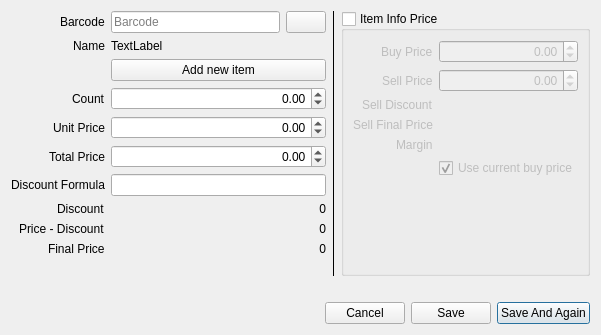
<?xml version="1.0" encoding="UTF-8"?>
<ui version="4.0">
 <class>PurchaseAddItemDialog</class>
 <widget class="QDialog" name="PurchaseAddItemDialog">
  <property name="geometry">
   <rect>
    <x>0</x>
    <y>0</y>
    <width>601</width>
    <height>335</height>
   </rect>
  </property>
  <property name="windowTitle">
   <string>Add New Purchase Item</string>
  </property>
  <layout class="QVBoxLayout" name="verticalLayout">
   <item>
    <layout class="QHBoxLayout" name="horizontalLayout_2" stretch="3,0,2">
     <property name="topMargin">
      <number>0</number>
     </property>
     <property name="rightMargin">
      <number>0</number>
     </property>
     <item>
      <layout class="QFormLayout" name="formLayout">
       <property name="labelAlignment">
        <set>Qt::AlignRight|Qt::AlignTrailing|Qt::AlignVCenter</set>
       </property>
       <property name="bottomMargin">
        <number>20</number>
       </property>
       <item row="0" column="0">
        <widget class="QLabel" name="label">
         <property name="text">
          <string>Barcode</string>
         </property>
        </widget>
       </item>
       <item row="1" column="0">
        <widget class="QLabel" name="label_2">
         <property name="text">
          <string>Name</string>
         </property>
        </widget>
       </item>
       <item row="1" column="1">
        <widget class="QLabel" name="labelName">
         <property name="text">
          <string>TextLabel</string>
         </property>
        </widget>
       </item>
       <item row="2" column="1">
        <widget class="QPushButton" name="pushAddNewItem">
         <property name="text">
          <string>Add new item</string>
         </property>
        </widget>
       </item>
       <item row="0" column="1">
        <layout class="QHBoxLayout" name="horizontalLayout_3">
         <property name="bottomMargin">
          <number>0</number>
         </property>
         <item>
          <widget class="QLineEdit" name="lineBarcode">
           <property name="placeholderText">
            <string>Barcode</string>
           </property>
          </widget>
         </item>
         <item>
          <widget class="QPushButton" name="pushSearch">
           <property name="text">
            <string/>
           </property>
           <property name="icon">
            <iconset>
             <normaloff>:/images/16x16/blue-document-search-result.png</normaloff>:/images/16x16/blue-document-search-result.png</iconset>
           </property>
           <property name="autoDefault">
            <bool>false</bool>
           </property>
          </widget>
         </item>
        </layout>
       </item>
       <item row="3" column="1">
        <widget class="QDoubleSpinBox" name="doubleCount">
         <property name="alignment">
          <set>Qt::AlignRight|Qt::AlignTrailing|Qt::AlignVCenter</set>
         </property>
         <property name="minimum">
          <double>-10000000.000000000000000</double>
         </property>
         <property name="maximum">
          <double>10000000.000000000000000</double>
         </property>
        </widget>
       </item>
       <item row="3" column="0">
        <widget class="QLabel" name="label_4">
         <property name="text">
          <string>Count</string>
         </property>
        </widget>
       </item>
       <item row="4" column="1">
        <widget class="QDoubleSpinBox" name="doublePrice">
         <property name="alignment">
          <set>Qt::AlignRight|Qt::AlignTrailing|Qt::AlignVCenter</set>
         </property>
         <property name="prefix">
          <string/>
         </property>
         <property name="minimum">
          <double>-10000000.000000000000000</double>
         </property>
         <property name="maximum">
          <double>10000000.000000000000000</double>
         </property>
        </widget>
       </item>
       <item row="4" column="0">
        <widget class="QLabel" name="label_6">
         <property name="text">
          <string>Unit Price</string>
         </property>
        </widget>
       </item>
       <item row="6" column="1">
        <widget class="QLineEdit" name="lineDiscountFormula">
         <property name="alignment">
          <set>Qt::AlignRight|Qt::AlignTrailing|Qt::AlignVCenter</set>
         </property>
        </widget>
       </item>
       <item row="6" column="0">
        <widget class="QLabel" name="label_8">
         <property name="text">
          <string>Discount Formula</string>
         </property>
        </widget>
       </item>
       <item row="7" column="0">
        <widget class="QLabel" name="label_9">
         <property name="text">
          <string>Discount</string>
         </property>
        </widget>
       </item>
       <item row="8" column="0">
        <widget class="QLabel" name="label_10">
         <property name="text">
          <string>Price - Discount</string>
         </property>
        </widget>
       </item>
       <item row="9" column="0">
        <widget class="QLabel" name="label_5">
         <property name="text">
          <string>Final Price</string>
         </property>
        </widget>
       </item>
       <item row="7" column="1">
        <widget class="QLabel" name="labelDiscount">
         <property name="text">
          <string>0</string>
         </property>
         <property name="alignment">
          <set>Qt::AlignRight|Qt::AlignTrailing|Qt::AlignVCenter</set>
         </property>
        </widget>
       </item>
       <item row="8" column="1">
        <widget class="QLabel" name="labelPriceDisc">
         <property name="text">
          <string>0</string>
         </property>
         <property name="alignment">
          <set>Qt::AlignRight|Qt::AlignTrailing|Qt::AlignVCenter</set>
         </property>
        </widget>
       </item>
       <item row="9" column="1">
        <widget class="QLabel" name="labelTotal">
         <property name="text">
          <string>0</string>
         </property>
         <property name="alignment">
          <set>Qt::AlignRight|Qt::AlignTrailing|Qt::AlignVCenter</set>
         </property>
        </widget>
       </item>
       <item row="5" column="0">
        <widget class="QLabel" name="label_12">
         <property name="text">
          <string>Total Price</string>
         </property>
        </widget>
       </item>
       <item row="5" column="1">
        <widget class="QDoubleSpinBox" name="doubleTotal">
         <property name="alignment">
          <set>Qt::AlignRight|Qt::AlignTrailing|Qt::AlignVCenter</set>
         </property>
         <property name="minimum">
          <double>-1000000000.000000000000000</double>
         </property>
         <property name="maximum">
          <double>1000000000.000000000000000</double>
         </property>
        </widget>
       </item>
      </layout>
     </item>
     <item>
      <widget class="Line" name="line_3">
       <property name="frameShadow">
        <enum>QFrame::Plain</enum>
       </property>
       <property name="orientation">
        <enum>Qt::Vertical</enum>
       </property>
      </widget>
     </item>
     <item>
      <widget class="QGroupBox" name="groupBox">
       <property name="title">
        <string>Item Info Price</string>
       </property>
       <property name="checkable">
        <bool>true</bool>
       </property>
       <property name="checked">
        <bool>false</bool>
       </property>
       <layout class="QFormLayout" name="formLayout_3">
        <property name="labelAlignment">
         <set>Qt::AlignRight|Qt::AlignTrailing|Qt::AlignVCenter</set>
        </property>
        <item row="0" column="0">
         <widget class="QLabel" name="label_7">
          <property name="text">
           <string>Buy Price</string>
          </property>
         </widget>
        </item>
        <item row="0" column="1">
         <widget class="QDoubleSpinBox" name="doubleBuyPrice">
          <property name="alignment">
           <set>Qt::AlignRight|Qt::AlignTrailing|Qt::AlignVCenter</set>
          </property>
          <property name="minimum">
           <double>-10000000.000000000000000</double>
          </property>
          <property name="maximum">
           <double>10000000.000000000000000</double>
          </property>
         </widget>
        </item>
        <item row="1" column="0">
         <widget class="QLabel" name="label_3">
          <property name="text">
           <string>Sell Price</string>
          </property>
         </widget>
        </item>
        <item row="1" column="1">
         <widget class="QDoubleSpinBox" name="doubleSellPrice">
          <property name="alignment">
           <set>Qt::AlignRight|Qt::AlignTrailing|Qt::AlignVCenter</set>
          </property>
          <property name="readOnly">
           <bool>false</bool>
          </property>
          <property name="minimum">
           <double>-10000000.000000000000000</double>
          </property>
          <property name="maximum">
           <double>10000000.000000000000000</double>
          </property>
         </widget>
        </item>
        <item row="2" column="0">
         <widget class="QLabel" name="label_11">
          <property name="text">
           <string>Sell Discount</string>
          </property>
         </widget>
        </item>
        <item row="2" column="1">
         <widget class="QLabel" name="labelSellDiscount">
          <property name="text">
           <string/>
          </property>
          <property name="alignment">
           <set>Qt::AlignRight|Qt::AlignTrailing|Qt::AlignVCenter</set>
          </property>
         </widget>
        </item>
        <item row="3" column="0">
         <widget class="QLabel" name="label_13">
          <property name="text">
           <string>Sell Final Price</string>
          </property>
         </widget>
        </item>
        <item row="3" column="1">
         <widget class="QLabel" name="labelSellFinal">
          <property name="text">
           <string/>
          </property>
          <property name="alignment">
           <set>Qt::AlignRight|Qt::AlignTrailing|Qt::AlignVCenter</set>
          </property>
         </widget>
        </item>
        <item row="4" column="0">
         <widget class="QLabel" name="label_14">
          <property name="text">
           <string>Margin</string>
          </property>
         </widget>
        </item>
        <item row="4" column="1">
         <widget class="QLabel" name="labelMargin">
          <property name="text">
           <string/>
          </property>
          <property name="alignment">
           <set>Qt::AlignRight|Qt::AlignTrailing|Qt::AlignVCenter</set>
          </property>
         </widget>
        </item>
        <item row="6" column="0">
         <spacer name="verticalSpacer_2">
          <property name="orientation">
           <enum>Qt::Vertical</enum>
          </property>
          <property name="sizeHint" stdset="0">
           <size>
            <width>20</width>
            <height>40</height>
           </size>
          </property>
         </spacer>
        </item>
        <item row="5" column="1">
         <widget class="QCheckBox" name="UseNewPrice">
          <property name="text">
           <string>Use current buy price</string>
          </property>
          <property name="checked">
           <bool>true</bool>
          </property>
         </widget>
        </item>
       </layout>
      </widget>
     </item>
    </layout>
   </item>
   <item>
    <spacer name="verticalSpacer">
     <property name="orientation">
      <enum>Qt::Vertical</enum>
     </property>
     <property name="sizeHint" stdset="0">
      <size>
       <width>20</width>
       <height>40</height>
      </size>
     </property>
    </spacer>
   </item>
   <item>
    <layout class="QHBoxLayout" name="horizontalLayout">
     <item>
      <spacer name="horizontalSpacer">
       <property name="orientation">
        <enum>Qt::Horizontal</enum>
       </property>
       <property name="sizeHint" stdset="0">
        <size>
         <width>40</width>
         <height>20</height>
        </size>
       </property>
      </spacer>
     </item>
     <item>
      <widget class="QPushButton" name="pushCancel">
       <property name="text">
        <string>Cancel</string>
       </property>
       <property name="autoDefault">
        <bool>false</bool>
       </property>
      </widget>
     </item>
     <item>
      <widget class="QPushButton" name="pushSave">
       <property name="text">
        <string>Save</string>
       </property>
       <property name="autoDefault">
        <bool>false</bool>
       </property>
       <property name="default">
        <bool>false</bool>
       </property>
      </widget>
     </item>
     <item>
      <widget class="QPushButton" name="pushSaveAgain">
       <property name="text">
        <string>Save And Again</string>
       </property>
       <property name="default">
        <bool>true</bool>
       </property>
      </widget>
     </item>
    </layout>
   </item>
  </layout>
 </widget>
 <tabstops>
  <tabstop>lineBarcode</tabstop>
  <tabstop>pushSearch</tabstop>
  <tabstop>pushAddNewItem</tabstop>
  <tabstop>doubleCount</tabstop>
  <tabstop>doublePrice</tabstop>
  <tabstop>doubleTotal</tabstop>
  <tabstop>lineDiscountFormula</tabstop>
  <tabstop>groupBox</tabstop>
  <tabstop>doubleBuyPrice</tabstop>
  <tabstop>doubleSellPrice</tabstop>
  <tabstop>pushSave</tabstop>
  <tabstop>pushSaveAgain</tabstop>
  <tabstop>pushCancel</tabstop>
 </tabstops>
 <resources/>
 <connections>
  <connection>
   <sender>pushCancel</sender>
   <signal>clicked()</signal>
   <receiver>PurchaseAddItemDialog</receiver>
   <slot>hide()</slot>
   <hints>
    <hint type="sourcelabel">
     <x>263</x>
     <y>221</y>
    </hint>
    <hint type="destinationlabel">
     <x>199</x>
     <y>149</y>
    </hint>
   </hints>
  </connection>
 </connections>
</ui>
